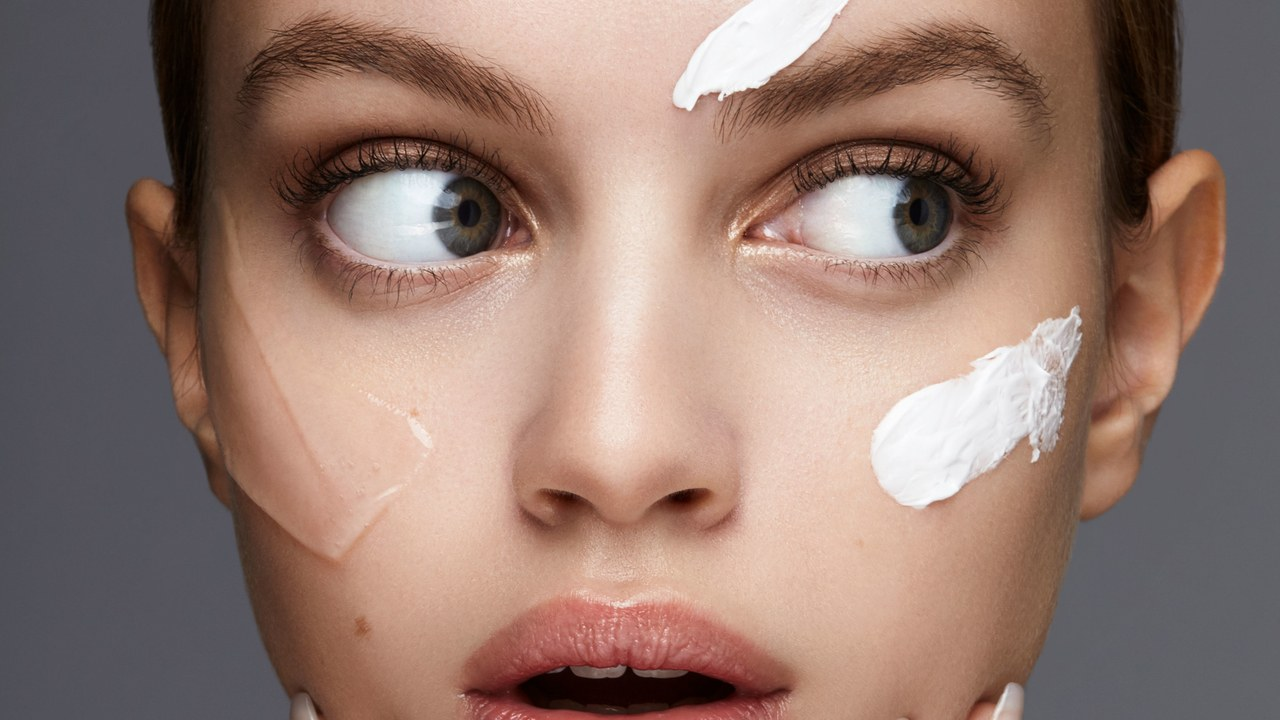
#> input picture CV3/Q3-faces/face1.jpg, 1280 x 720 px; its folder holds 4 pictures in this run
$ python ques3a.py
#> lines starting #> are read from the running program, lines starting #| are printed output that depends on the picture; after the words box and inside, x2 and y2 are one past the last pixel; in counts of white or black regions, pixels touching at a corner belong together
import cv2
import glob
import numpy as np


ims=glob.glob('./Q3-faces/*.jpg')
faces=[]
for i in ims:
	# print(i)
	im=cv2.imread(i)
#> im is the input picture: shape (720, 1280, 3); mean B, G, R 111.9, 122, 148.3
	# im=cv2.resize(im,(0,0),fx=0.5,fy=0.)
	faces.append(im)


def skinhue(face,i):
	face=cv2.cvtColor(face,cv2.COLOR_BGR2HSV)
	threslow=np.array([0,40,80],dtype="uint8")
	threshigh=np.array([25,250,250],dtype="uint8")
	r,c,d=np.shape(face)
	img=np.zeros((r,c))
	for i in range(r):
		for j in range(c):
			if(np.all(np.less_equal(face[i][j],threshigh)) and np.all(np.greater_equal(face[i][j],threslow))):
				img[i][j]=250
	cv2.imwrite("hue"+str(i)+".png",img.astype(np.uint8))

for i in range(len(faces)):
	skinhue(faces[i],i+1)
#> this loop made 4 passes
#> pass 1, in skinhue, `cv2.imwrite("hue"+str(i)+".png",img.astype(np.uint8))`:
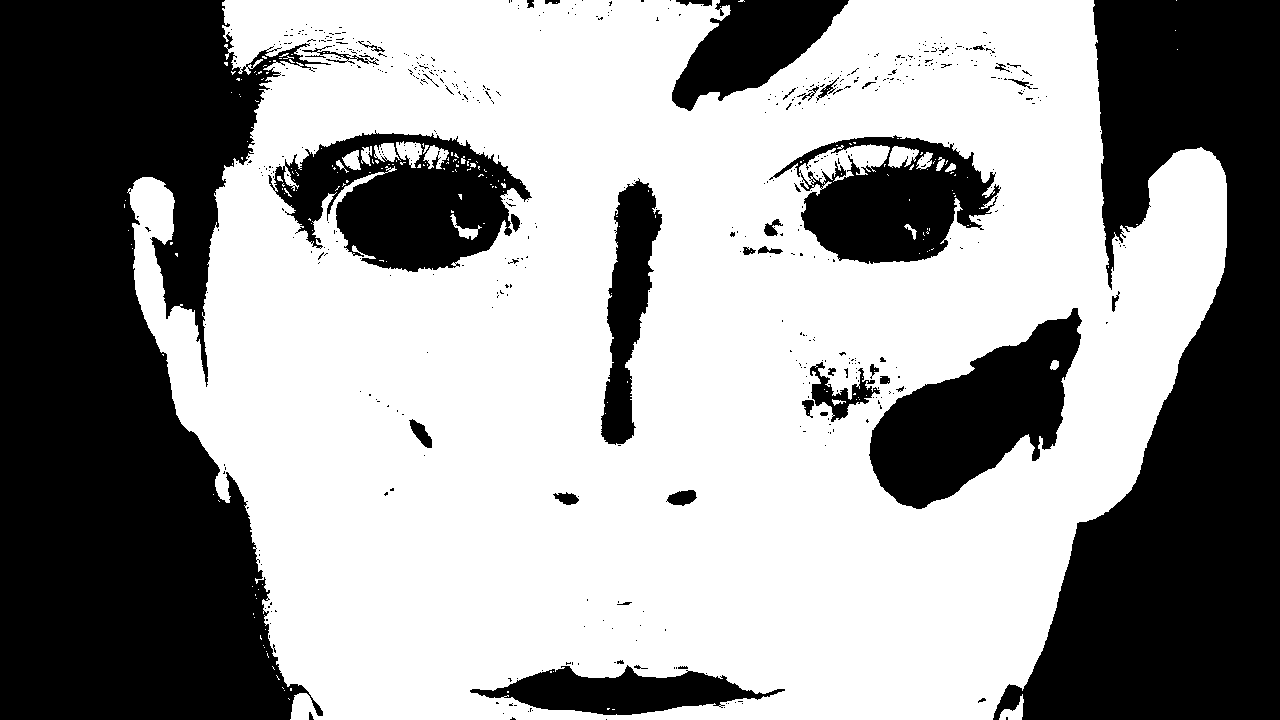
#> saved as hue719.png: shape (720, 1280); values 0 (black) and 250 (white), 60.3% white; 588 black regions (540 under 20 px), largest, box (x1, y1, x2, y2) and area: (0, 0, 331, 720) 161978, (993, 0, 1280, 720) 112608, (869, 308, 1082, 509) 21522
#> pass 2, in skinhue (call 2), `cv2.imwrite("hue"+str(i)+".png",img.astype(np.uint8))`:
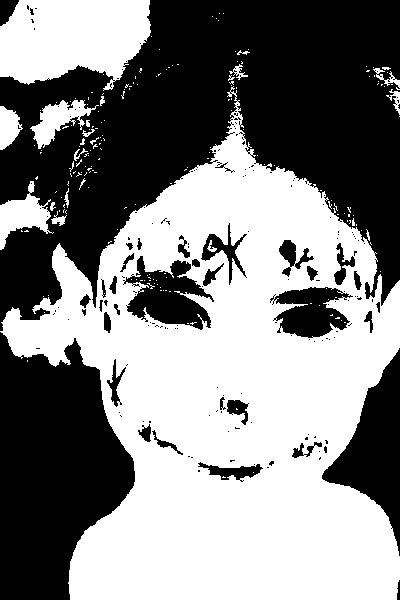
#> saved as hue599.png: shape (600, 400); values 0 (black) and 250 (white), 51.9% white; 174 black regions (140 under 20 px), largest, box (x1, y1, x2, y2) and area: (0, 0, 400, 331) 72689, (0, 332, 135, 600) 24953, (322, 348, 400, 556) 6637
